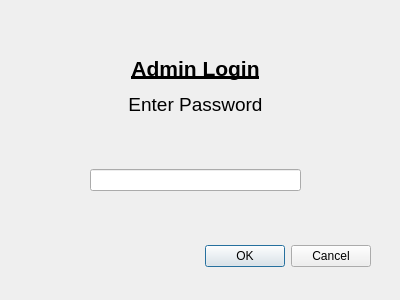
<?xml version="1.0" encoding="UTF-8"?>
<ui version="4.0">
 <class>Dialog</class>
 <widget class="QDialog" name="Dialog">
  <property name="geometry">
   <rect>
    <x>0</x>
    <y>0</y>
    <width>400</width>
    <height>300</height>
   </rect>
  </property>
  <property name="windowTitle">
   <string>Dialog</string>
  </property>
  <widget class="QDialogButtonBox" name="buttonBox">
   <property name="geometry">
    <rect>
     <x>30</x>
     <y>240</y>
     <width>341</width>
     <height>32</height>
    </rect>
   </property>
   <property name="orientation">
    <enum>Qt::Horizontal</enum>
   </property>
   <property name="standardButtons">
    <set>QDialogButtonBox::Cancel|QDialogButtonBox::Ok</set>
   </property>
  </widget>
  <widget class="QWidget" name="">
   <property name="geometry">
    <rect>
     <x>90</x>
     <y>10</y>
     <width>211</width>
     <height>181</height>
    </rect>
   </property>
   <layout class="QVBoxLayout" name="verticalLayout">
    <item>
     <widget class="QLabel" name="label">
      <property name="text">
       <string>&lt;html&gt;&lt;head/&gt;&lt;body&gt;&lt;p align=&quot;center&quot;&gt;&lt;span style=&quot; font-size:16pt; font-weight:600; text-decoration: underline;&quot;&gt;Admin Login&lt;/span&gt;&lt;/p&gt;&lt;p align=&quot;center&quot;&gt;&lt;span style=&quot; font-size:14pt;&quot;&gt;Enter Password&lt;/span&gt;&lt;/p&gt;&lt;/body&gt;&lt;/html&gt;</string>
      </property>
     </widget>
    </item>
    <item>
     <widget class="QLineEdit" name="password">
      <property name="echoMode">
       <enum>QLineEdit::Password</enum>
      </property>
     </widget>
    </item>
   </layout>
  </widget>
 </widget>
 <resources/>
 <connections>
  <connection>
   <sender>buttonBox</sender>
   <signal>accepted()</signal>
   <receiver>Dialog</receiver>
   <slot>accept()</slot>
   <hints>
    <hint type="sourcelabel">
     <x>248</x>
     <y>254</y>
    </hint>
    <hint type="destinationlabel">
     <x>157</x>
     <y>274</y>
    </hint>
   </hints>
  </connection>
  <connection>
   <sender>buttonBox</sender>
   <signal>rejected()</signal>
   <receiver>Dialog</receiver>
   <slot>reject()</slot>
   <hints>
    <hint type="sourcelabel">
     <x>316</x>
     <y>260</y>
    </hint>
    <hint type="destinationlabel">
     <x>286</x>
     <y>274</y>
    </hint>
   </hints>
  </connection>
 </connections>
</ui>
